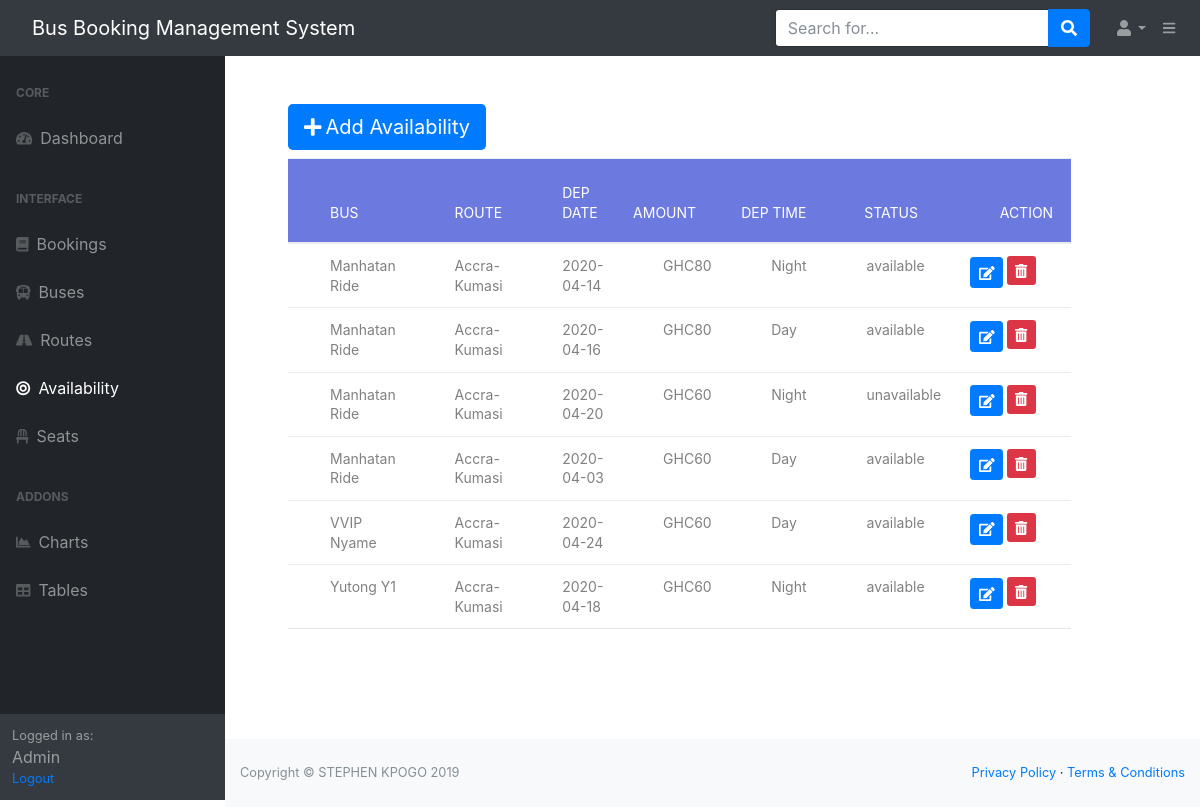
Before: /availability (signed in) with the older database file.
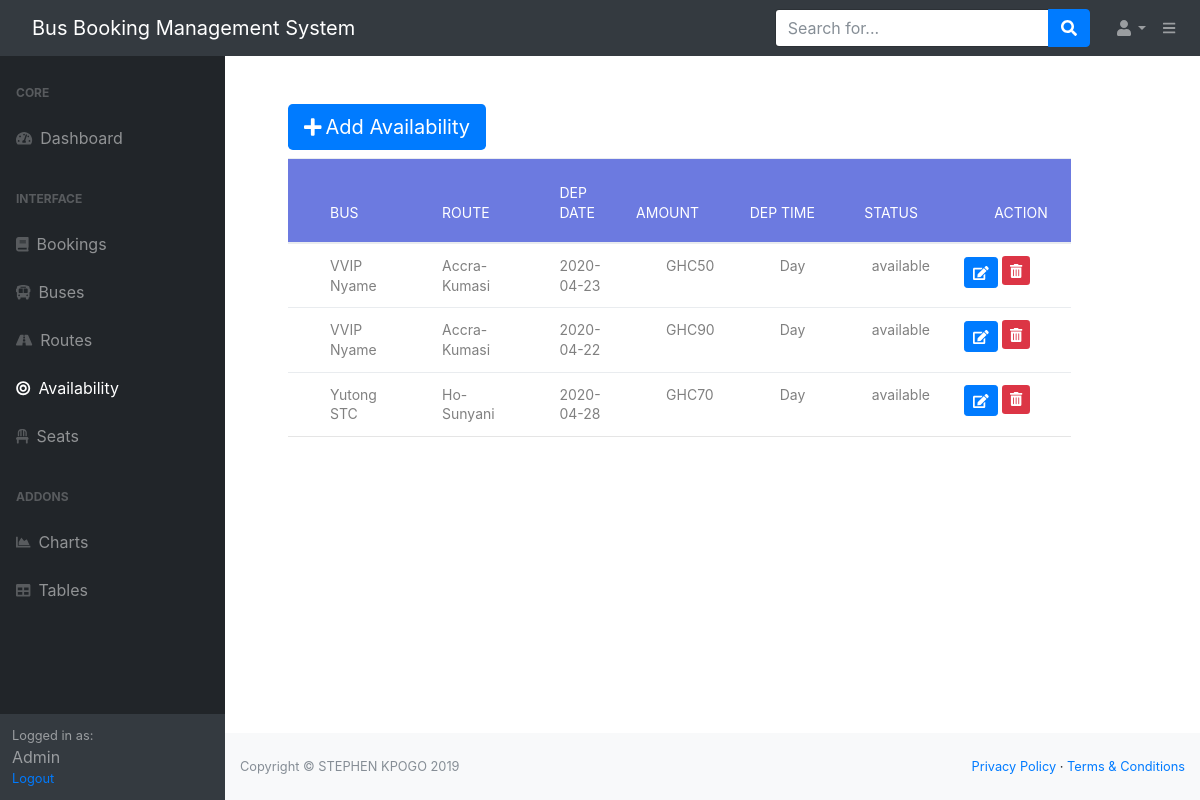
After: the same page with the newer database file.
### bbs/models.py (models this page shows, shortened)
class Availability(db.Model):
    id = db.Column(db.Integer, primary_key=True)
    route_id = db.Column(db.Integer, db.ForeignKey('route.id'),nullable=False)
    bus_id = db.Column(db.Integer, db.ForeignKey('buses.id'),nullable=False)
    date = db.Column(db.Date, nullable=False)
    time = db.Column(db.String(60), nullable=False)
    amount = db.Column(db.Integer(), nullable=False)
    status = db.Column(db.String(60), nullable=False)

class Buses(db.Model):
    id = db.Column(db.Integer, primary_key=True)
    name = db.Column(db.String(60), unique=True, nullable=False)
    number = db.Column(db.String(20), unique=True, nullable=False)
    description = db.Column(db.String(200), nullable=False)
    image_file = db.Column(db.String(60), nullable=False,default='default_bus.jpg')
    bookings = db.relationship('Booking', backref='bus')
    availability = db.relationship('Availability', backref='bus')

class Route(db.Model):
    id = db.Column(db.Integer, primary_key=True)
    name = db.Column(db.String(60), nullable=False)
    time = db.Column(db.String(60), nullable=False)
    amount = db.Column(db.Integer(), nullable=False)
    availability = db.relationship('Availability', backref='route')
    booking = db.relationship('Booking', backref='route')

### bbs/admin/routes.py (the view, shortened to what this page needs)
@myadmin.route('/availability',methods=['GET','POST'])
@roles_required('admin')
def availability():
    availability = Availability.query.all()
    form = AvailabilityForm()
    form.bus.choices = [(bus.id,bus.name) for bus in Buses.query.order_by('name')]
    form.route.choices = [(route.id,route.name) for route in Route.query.order_by('name')]
    return render_template('/admin/availability.html',availability=availability,form=form)

### bbs/forms.py
class AvailabilityForm(FlaskForm):
    bus = SelectField('Bus',coerce=int)
    route = SelectField('Route',coerce=int)
    date = DateField('Date(dd-mm-yyyy)',format='%Y-%m-%d')
    time = SelectField('Time',choices=[('Day','Day'),('Night','Night')])
    status = SelectField('Status',choices=[('available','Available'),('unavailable','Not Available')])
    submit = SubmitField('Add')

### bbs/templates/admin/availability.html (shortened to what this page needs)
{% extends "admin/admin_layout.html"%}
{% block content%}
<div class="table100 ver3 col-10 m-b-110 ml-5 mr-5 mt-5">
    <div class="mt-5 mb-2 ">
        <button type="button" class="btn-lg btn-primary" data-toggle="modal" data-target="#AvModal">
          <i class="fas fa-plus mr-1"></i>Add Availability</button>
     </div>
<table class="table table-hover">
  <thead>
    <tr class="row100 head">
      <th class="column100 column1" data-column="column2">Bus</th>
      <th class="column100 column1" data-column="column2">Route</th>
      <th class="column100 column1" data-column="column2">Dep Date</th>
      <th class="column100 column8" data-column="column8">Amount</th>
      <th class="column100 column8" data-column="column8">Dep Time</th>
      <th class="column100 column8 text-center" data-column="column8"> Status</th>
      <th class="column100 column1" data-column="column2">Action</th>
    </tr>
  </thead>
  <tbody>
    {% for available in availability %}
     <tr class="">
      <td class="column100 column1" data-column="column1">{{available.bus.name}}</td>
      <td class="column100 column1" data-column="column1">{{available.route.name}}</td>
      <td class="column100 column1" data-column="column1">{{available.date}}</td>
      <td class="column100 column1" data-column="column1">GHC{{available.amount}}</td>
      <td class="column100 column1" data-column="column1">{{available.time}}</td>
      <td class="column100 column1" data-column="column1">{{available.status}}</td>
     <td class="column100 column8" data-column="column8"><span data-toggle="modal" data-target="#AvEditModal">
         <a class="btn btn-sm btn-primary" href="{{url_for('myadmin.edit_availability', id=available.id)}}"><i class="fas fa-edit"></i></a></span>
         <a type="button" class="btn-sm btn-danger" href="{{url_for('myadmin.delete',id=available.id)}}"> <i class="fas fa-trash-alt"></i></a></td>
      </tr>
    {% endfor %}
  </tbody>
</table>
</div>
  {% endblock content%}

Changed rows visible on the page:
removed Availability: bus.name "Manhatan Ride", route.name "Accra-Kumasi", date "2020-04-03", amount "60", time "Day", status "available"
removed Availability: bus.name "VVIP Nyame", route.name "Accra-Kumasi", date "2020-04-24", amount "60", time "Day", status "available"
removed Availability: bus.name "Yutong Y1", route.name "Accra-Kumasi", date "2020-04-18", amount "60", time "Night", status "available"
changed Availability (number 1 of 3 on the later page): bus.name "Manhatan Ride" → "VVIP Nyame"; date "2020-04-14" → "2020-04-23"; amount "80" → "50"; time "Night" → "Day"
changed Availability (number 2 of 3 on the later page): bus.name "Manhatan Ride" → "VVIP Nyame"; date "2020-04-16" → "2020-04-22"; amount "80" → "90"
changed Availability: bus.name "Manhatan Ride" → "Yutong STC"; route.name "Accra-Kumasi" → "Ho-Sunyani"; date "2020-04-20" → "2020-04-28"; amount "60" → "70"; time "Night" → "Day"; status "unavailable" → "available"
